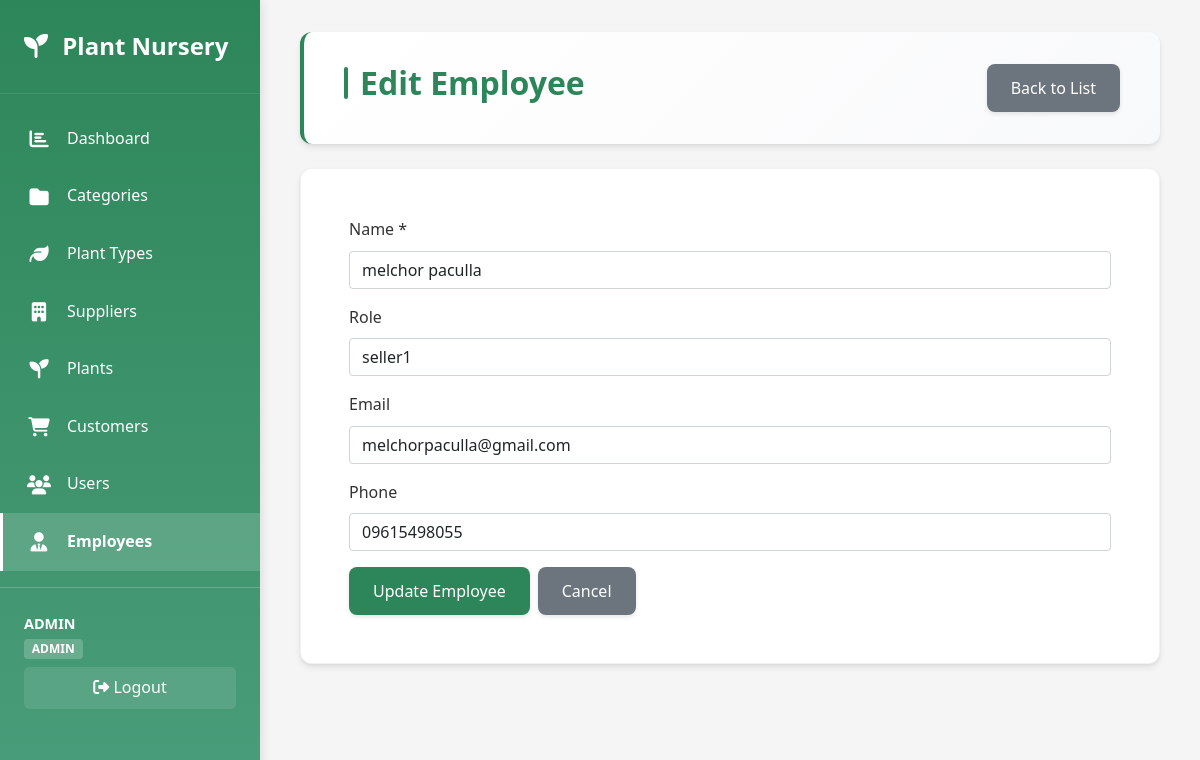
The app's page /employee/edit.php?id=9 (signed in) with its own data.
### tables this page shows
CREATE TABLE `employee`  (
  `EmployeeID` int NOT NULL AUTO_INCREMENT,
  `Name` varchar(100) NOT NULL,
  `Role` varchar(50) NULL DEFAULT NULL,
  `Email` varchar(100) NULL DEFAULT NULL,
  `Phone` varchar(20) NULL DEFAULT NULL,
  PRIMARY KEY (`EmployeeID`) USING BTREE,
  INDEX `idx_name`(`Name` ASC) USING BTREE,
  INDEX `idx_email`(`Email` ASC) USING BTREE
);

### employee/edit.php (the view, shortened to what this page needs)
<?php
require_once '../config/database.php';
$id = $_GET['id'];
$result = mysqli_query($conn, "SELECT * FROM employee WHERE EmployeeID = $id");
$employee = mysqli_fetch_assoc($result);
include '../includes/header.php';
?>
<div class="page-header mb-4">
    <h2>Edit Employee</h2>
    <a href="employeepage.php" class="btn btn-secondary">Back to List</a>
</div>
<div class="card">
    <div class="card-body">
        <form method="POST">
            <div class="mb-3">
                <label for="Name" class="form-label">Name *</label>
                <input type="text" class="form-control" id="Name" name="Name" required value="<?php echo htmlspecialchars($employee['Name']); ?>">
            </div>
            <div class="mb-3">
                <label for="Role" class="form-label">Role</label>
                <input type="text" class="form-control" id="Role" name="Role" value="<?php echo htmlspecialchars($employee['Role'] ?? ''); ?>">
            </div>
            <div class="mb-3">
                <label for="Email" class="form-label">Email</label>
                <input type="email" class="form-control" id="Email" name="Email" value="<?php echo htmlspecialchars($employee['Email'] ?? ''); ?>">
            </div>
            <div class="mb-3">
                <label for="Phone" class="form-label">Phone</label>
                <input type="text" class="form-control" id="Phone" name="Phone" value="<?php echo htmlspecialchars($employee['Phone'] ?? ''); ?>">
            </div>
            <div class="d-flex gap-2">
                <button type="submit" class="btn btn-primary">Update Employee</button>
                <a href="employeepage.php" class="btn btn-secondary">Cancel</a>
            </div>
        </form>
    </div>
</div>
<?php include '../includes/footer.php'; ?>

### assets/css/style.css (style rules this page uses)
* { margin: 0; padding: 0; box-sizing: border-box; }
:root { --primary-color: #2d8659; --secondary-color: #4a9d7a; --accent-color: #6bb896; --danger-color: #dc3545; --warning-color: #ffc107; --success-color: #28a745; --dark-color: #2c3e50; --light-color: #f8f9fa; --border-color: #dee2e6; --text-color: #333; --text-light: #666; }
body { font-family: 'Segoe UI', Tahoma, Geneva, Verdana, sans-serif; background-color: #f5f5f5; color: var(--text-color); line-height: 1.6; display: flex; min-height: 100vh; }
.page-header { background: linear-gradient(135deg, #ffffff 0%, #f8f9fa 100%); padding: 2rem 2.5rem; border-radius: 12px; box-shadow: 0 4px 6px rgba(0,0,0,0.07), 0 1px 3px rgba(0,0,0,0.06); margin-bottom: 2rem; display: flex; justify-content: space-between; align-items: flex-start; border-left: 4px solid var(--primary-color); flex-wrap: wrap; gap: 1rem; }
.page-header h2 { color: var(--primary-color); font-size: 2rem; font-weight: 700; margin: 0; display: flex; align-items: center; gap: 0.75rem; }
.page-header h2::before { content: ''; width: 4px; height: 2rem; background: var(--primary-color); border-radius: 2px; }
.btn { display: inline-block; padding: 0.75rem 1.5rem; border: none; border-radius: 8px; text-decoration: none; font-weight: 500; cursor: pointer; transition: all 0.3s ease; font-size: 1rem; box-shadow: 0 2px 4px rgba(0,0,0,0.1); position: relative; overflow: hidden; }
.btn::before { content: ''; position: absolute; top: 50%; left: 50%; width: 0; height: 0; border-radius: 50%; background: rgba(255,255,255,0.3); transform: translate(-50%, -50%); transition: width 0.6s, height 0.6s; }
.btn-primary { background-color: var(--primary-color); color: white; }
.btn-secondary { background-color: #6c757d; color: white; }
.card { background: white; border-radius: 12px; box-shadow: 0 4px 6px rgba(0,0,0,0.07), 0 1px 3px rgba(0,0,0,0.06); padding: 2rem; margin-bottom: 2rem; transition: box-shadow 0.3s ease, transform 0.2s ease; border: 1px solid rgba(0,0,0,0.05); }
.gap-2 { gap: 0.5rem !important; }

### records on screen
employee: Name "melchor paculla", Role "seller1", Email "melchorpaculla@gmail.com", Phone "09615498055"

### other values on screen
$_SESSION['username'] "ADMIN"
$_SESSION['role'] "ADMIN"
